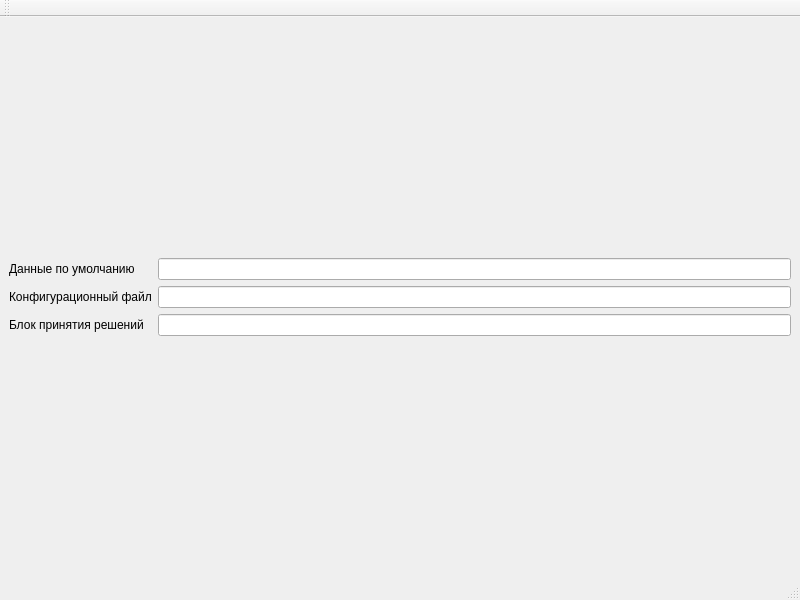
<?xml version="1.0" encoding="UTF-8"?>
<ui version="4.0">
 <class>SettingsWindow</class>
 <widget class="QMainWindow" name="SettingsWindow">
  <property name="geometry">
   <rect>
    <x>0</x>
    <y>0</y>
    <width>800</width>
    <height>600</height>
   </rect>
  </property>
  <property name="windowTitle">
   <string>Настройки</string>
  </property>
  <widget class="QWidget" name="centralwidget">
   <layout class="QGridLayout" name="gridLayout_2">
    <item row="0" column="0">
     <layout class="QGridLayout" name="gridLayout">
      <item row="0" column="1">
       <widget class="QLabel" name="label">
        <property name="text">
         <string>Данные по умолчанию</string>
        </property>
       </widget>
      </item>
      <item row="1" column="2">
       <widget class="QLineEdit" name="lineEdit_2"/>
      </item>
      <item row="0" column="2">
       <widget class="QLineEdit" name="lineEdit"/>
      </item>
      <item row="2" column="2">
       <widget class="QLineEdit" name="lineEdit_3"/>
      </item>
      <item row="1" column="1">
       <widget class="QLabel" name="label_2">
        <property name="text">
         <string>Конфигурационный файл</string>
        </property>
       </widget>
      </item>
      <item row="2" column="1">
       <widget class="QLabel" name="label_3">
        <property name="text">
         <string>Блок принятия решений</string>
        </property>
       </widget>
      </item>
     </layout>
    </item>
   </layout>
  </widget>
  <widget class="QMenuBar" name="menubar">
   <property name="geometry">
    <rect>
     <x>0</x>
     <y>0</y>
     <width>800</width>
     <height>22</height>
    </rect>
   </property>
  </widget>
  <widget class="QStatusBar" name="statusbar"/>
  <widget class="QToolBar" name="toolBar">
   <property name="windowTitle">
    <string>toolBar</string>
   </property>
   <attribute name="toolBarArea">
    <enum>TopToolBarArea</enum>
   </attribute>
   <attribute name="toolBarBreak">
    <bool>false</bool>
   </attribute>
  </widget>
 </widget>
 <resources/>
 <connections/>
</ui>
